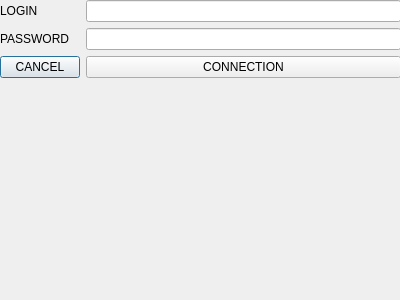
<?xml version="1.0" encoding="UTF-8"?>
<ui version="4.0">
 <class>Identification</class>
 <widget class="QDialog" name="Identification">
  <property name="geometry">
   <rect>
    <x>0</x>
    <y>0</y>
    <width>400</width>
    <height>300</height>
   </rect>
  </property>
  <property name="windowTitle">
   <string>Dialog</string>
  </property>
  <widget class="QWidget" name="formLayoutWidget">
   <property name="geometry">
    <rect>
     <x>0</x>
     <y>0</y>
     <width>401</width>
     <height>301</height>
    </rect>
   </property>
   <layout class="QFormLayout" name="formLayout">
    <item row="2" column="0">
     <widget class="QLabel" name="label">
      <property name="text">
       <string>LOGIN</string>
      </property>
     </widget>
    </item>
    <item row="2" column="1">
     <widget class="QLineEdit" name="login"/>
    </item>
    <item row="3" column="0">
     <widget class="QLabel" name="label_2">
      <property name="text">
       <string>PASSWORD</string>
      </property>
     </widget>
    </item>
    <item row="3" column="1">
     <widget class="QLineEdit" name="password"/>
    </item>
    <item row="4" column="0">
     <widget class="QPushButton" name="cancel">
      <property name="text">
       <string>CANCEL</string>
      </property>
     </widget>
    </item>
    <item row="4" column="1">
     <widget class="QPushButton" name="Connection">
      <property name="text">
       <string>CONNECTION</string>
      </property>
     </widget>
    </item>
   </layout>
  </widget>
 </widget>
 <resources/>
 <connections/>
</ui>
